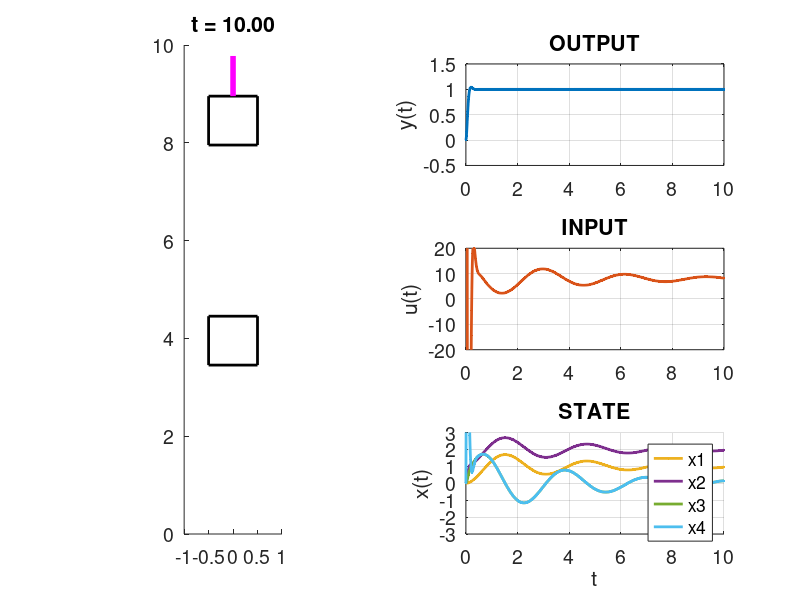

Source code (MATLAB):
function hw4prob01

clc;

%%%%%%%%%%%%%%%%%%%%%%%%%%%%%%%
% COMPUTE STEP RESPONSE by Steve Macenski
R = 1e-6;
C1 = [1 0 0 0];
C2 = [0 1 0 0];
C3 = [-1 1 0 0];

Q1 = C1'*C1;
Q2 = C2'*C2;
Q3 = C3'*C3;

A = [0 0 1 0;0 0 0 1;-8 4 -1 .5;4 -4 .5 -.5];
B = [0; 0; 0; .5];

K1 = lqr(A,B,Q1,R);
K2 = lqr(A,B,Q2,R);
K3 = lqr(A,B,Q3,R);

Kref1 = (-(C1*inv((A-B*K1))*B))^-1;
Kref2 = -1/(C2*inv((A-B*K2))*B);
Kref3 = -1/(C3*inv((A-B*K3))*B);

t = linspace(0,10,1e3);

for i = 1:length(t)
     x(:,i) = inv(A-B*K3)*(expm((A-B*K3)*t(i))-eye(size(A,1)))*B*Kref3;;
end
y = C3*x;
u = -K3*x+Kref3;

%
%%%%%%%%%%%%%%%%%%%%%%%%%%%%%%%





%%%%%%%%%%%%%%%%%%%%%%%%%%%%%%% by Professor Bretl
% VISUALIZE (don't change!)

% Define parameters
params.w1 = 1;
params.w2 = 1;
params.weq = 2.5;
params.kbH = 0.1;
params.kbS = 0.2;
params.fscale = 0.1;

% Animate
iCur = 1;
fig = UpdateFigure([],params,t,x,y,u,iCur);
pause;
tic
while (toc<t(end))
    iNext = find(toc>t,1,'last');
    if (~isempty(iNext)&&(iNext>iCur))
        iCur = iNext;
        fig = UpdateFigure(fig,params,t,x,y,u,iCur);
    end
end
fig = UpdateFigure(fig,params,t,x,y,u,length(t));

%
%%%%%%%%%%%%%%%%%%%%%%%%%%%%%%%

function fig = UpdateFigure(fig,params,t,x,y,u,icur)
if (isempty(fig))
    
    clf;
    
    linewidth = 2;
    color = 'k';

    subplot(1,2,1);
    axis equal;
    hold on;
    axis([-1 1 0 10]);
    set(gcf,'renderer','opengl');
    set(gca,'fontsize',14);
    fig.mass(1)=line(-(1/2)+[0 0 1 1 0],x(1,icur)+params.weq+params.w1+[-params.w1 0 0 -params.w1 -params.w1],'linewidth',linewidth,'color',color);
    fig.mass(2)=line(-(1/2)+[0 0 1 1 0],x(2,icur)+2*params.weq+params.w1+[0 params.w2 params.w2 0 0],'linewidth',linewidth,'color',color);
    fig.spring(1)=patch(params.kbS+params.kbH*[-1 -1 1 1 -1],(params.weq+x(1,icur))*[0 1 1 0 0],'b','linewidth',linewidth/2,'facecolor',1*[0 0 1],'edgecolor',color,'facealpha',1-sigmoid(x(1,icur)));
    fig.damper(1)=patch(-params.kbS+params.kbH*[-1 -1 1 1 -1],(params.weq+x(1,icur))*[0 1 1 0 0],'r','linewidth',linewidth/2,'facecolor',1*[1 0 0],'edgecolor',color,'facealpha',1-sigmoid(x(3,icur)));
    fig.spring(2)=patch(params.kbS+params.kbH*[-1 -1 1 1 -1],params.weq+x(1,icur)+params.w1+(params.weq+x(2,icur)-x(1,icur))*[0 1 1 0 0],'b','linewidth',linewidth/2,'facecolor',1*[0 0 1],'edgecolor',color,'facealpha',1-sigmoid(x(2,icur)-x(1,icur)));
    fig.damper(2)=patch(-params.kbS+params.kbH*[-1 -1 1 1 -1],params.weq+x(1,icur)+params.w1+(params.weq+x(2,icur)-x(1,icur))*[0 1 1 0 0],'r','linewidth',linewidth/2,'facecolor',1*[1 0 0],'edgecolor',color,'facealpha',1-sigmoid(x(4,icur)-x(3,icur)));
    fig.force=plot([0 0],x(2,icur)+2*params.weq+params.w1+params.w2+(u(icur)*params.fscale)*[0 1],'m','linewidth',4);
    fig.title=title(sprintf('t = %5.2f',t(icur)));
    cmap = get(gca,'colororder');
    
    subplot(3,2,2);
    fig.output=plot(t(1),y(1),'color',cmap(1,:),'linewidth',2);
    axis([0 t(end) -0.5 1.5]);
    hold on;
    ylabel('y(t)');
    title('OUTPUT');
    set(gca,'fontsize',14);
    grid on;
    
    subplot(3,2,4);
    fig.input=plot(t(1),u(1),'color',cmap(2,:),'linewidth',2);
    axis([0 t(end) -20 20]);
    hold on;
    ylabel('u(t)');
    title('INPUT');
    set(gca,'fontsize',14);
    grid on;
    
    subplot(3,2,6);
    axis([0 t(end) -3 3]);
    hold on;
    for i=1:4
        fig.state(i)=plot(t(1),x(i,1),'color',cmap(2+i,:),'linewidth',2);
    end
    xlabel('t');
    ylabel('x(t)');
    title('STATE');
    legend('x1','x2','x3','x4');
    set(gca,'fontsize',14);
    grid on;
    
else
    
    set(fig.mass(1),'ydata',x(1,icur)+params.weq+params.w1+[-params.w1 0 0 -params.w1 -params.w1]);
    set(fig.mass(2),'ydata',x(2,icur)+2*params.weq+params.w1+[0 params.w2 params.w2 0 0]);
    set(fig.spring(1),'ydata',(params.weq+x(1,icur))*[0 1 1 0 0],'facealpha',1-sigmoid(x(1,icur)));
    set(fig.damper(1),'ydata',(params.weq+x(1,icur))*[0 1 1 0 0],'facealpha',1-sigmoid(x(3,icur)));
    set(fig.spring(2),'ydata',params.weq+x(1,icur)+params.w1+(params.weq+x(2,icur)-x(1,icur))*[0 1 1 0 0],'facealpha',1-sigmoid(x(2,icur)-x(1,icur)));
    set(fig.damper(2),'ydata',params.weq+x(1,icur)+params.w1+(params.weq+x(2,icur)-x(1,icur))*[0 1 1 0 0],'facealpha',1-sigmoid(x(4,icur)-x(3,icur)));
    set(fig.force,'ydata',x(2,icur)+2*params.weq+params.w1+params.w2+(u(icur)*params.fscale)*[0 1]);
    
    
    set(fig.title,'string',sprintf('t = %5.2f',t(icur)));
    
    set(fig.output,'xdata',t(1:icur),'ydata',y(1:icur));
    set(fig.input,'xdata',t(1:icur),'ydata',u(1:icur));
    for i=1:4
        set(fig.state(i),'xdata',t(1:icur),'ydata',x(i,1:icur));
    end
    
    
end
drawnow;

function y = sigmoid(x)
y = 1/(1+exp(-x));







